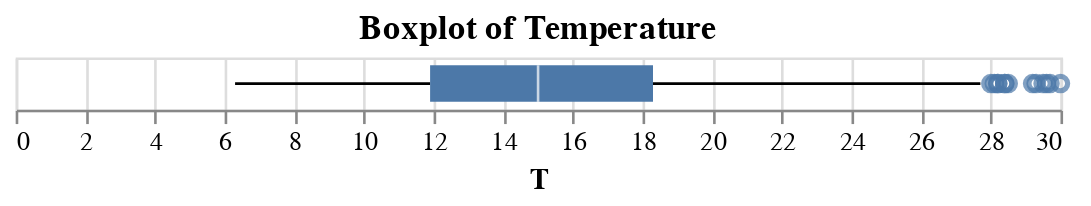

The cell this chart's notebook holds for it:
### Markdown cell above
It appears that most of the NOx concentration values are clustered within lower range bins, suggesting that high NOx levels are less common. The shape of the histogram, which skews towards the lower end, indicates that extreme high values of NOx are outliers or occur infrequently.

### Code cell
alt.Chart(air_quality_data_filtered).mark_boxplot().encode(
    alt.X('T'),
    tooltip=['T']
).properties(
    title='Boxplot of Temperature'
)

### Figure 1 — Vega-Lite specification as saved in the notebook (floating-point values rounded to 4 significant figures; data arrays with more than 128 entries replaced by an {"elided": "..."} marker saying what was removed)
{"config": {"view": {"continuousWidth": 400, "continuousHeight": 300}}, "data": {"name": "data-c183ecd3ba85759afdcb15d677af302b"}, "mark": "boxplot", "encoding": {"tooltip": [{"field": "T", "type": "quantitative"}], "x": {"field": "T", "type": "quantitative"}}, "title": "Boxplot of Temperature", "$schema": "https://vega.github.io/schema/vega-lite/v4.17.0.json", "datasets": {"data-c183ecd3ba85759afdcb15d677af302b": {"elided": "827 records"}}}
